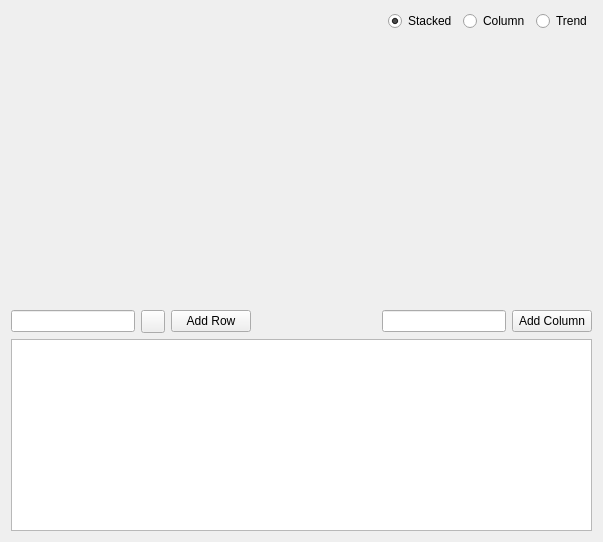
<?xml version="1.0" encoding="UTF-8"?>
<ui version="4.0">
 <class>MainWidget</class>
 <widget class="QWidget" name="MainWidget">
  <property name="geometry">
   <rect>
    <x>0</x>
    <y>0</y>
    <width>603</width>
    <height>542</height>
   </rect>
  </property>
  <property name="windowTitle">
   <string>MainWidget</string>
  </property>
  <layout class="QVBoxLayout" name="verticalLayout">
   <item>
    <layout class="QHBoxLayout" name="horizontalLayout_2">
     <item>
      <spacer name="horizontalSpacer_2">
       <property name="orientation">
        <enum>Qt::Horizontal</enum>
       </property>
       <property name="sizeHint" stdset="0">
        <size>
         <width>40</width>
         <height>20</height>
        </size>
       </property>
      </spacer>
     </item>
     <item>
      <widget class="QRadioButton" name="StackedButton">
       <property name="text">
        <string>Stacked</string>
       </property>
       <property name="checked">
        <bool>true</bool>
       </property>
      </widget>
     </item>
     <item>
      <widget class="QRadioButton" name="NearButton">
       <property name="text">
        <string>Column</string>
       </property>
      </widget>
     </item>
     <item>
      <widget class="QRadioButton" name="TrendButton">
       <property name="text">
        <string>Trend</string>
       </property>
      </widget>
     </item>
    </layout>
   </item>
   <item>
    <widget class="QSint::BarChartPlotter" name="BarPlot" native="true">
     <property name="sizePolicy">
      <sizepolicy hsizetype="Preferred" vsizetype="Expanding">
       <horstretch>0</horstretch>
       <verstretch>0</verstretch>
      </sizepolicy>
     </property>
    </widget>
   </item>
   <item>
    <layout class="QHBoxLayout" name="horizontalLayout">
     <item>
      <widget class="QLineEdit" name="ChannelName"/>
     </item>
     <item>
      <widget class="QSint::ColorButton" name="ChannelColorButton"/>
     </item>
     <item>
      <widget class="QPushButton" name="AddRowButton">
       <property name="text">
        <string>Add Row</string>
       </property>
      </widget>
     </item>
     <item>
      <spacer name="horizontalSpacer">
       <property name="orientation">
        <enum>Qt::Horizontal</enum>
       </property>
       <property name="sizeHint" stdset="0">
        <size>
         <width>40</width>
         <height>20</height>
        </size>
       </property>
      </spacer>
     </item>
     <item>
      <widget class="QLineEdit" name="ColumnName"/>
     </item>
     <item>
      <widget class="QPushButton" name="AddColumnButton">
       <property name="text">
        <string>Add Column</string>
       </property>
      </widget>
     </item>
    </layout>
   </item>
   <item>
    <widget class="QTableView" name="tableWidget">
     <property name="sizePolicy">
      <sizepolicy hsizetype="Expanding" vsizetype="Preferred">
       <horstretch>0</horstretch>
       <verstretch>0</verstretch>
      </sizepolicy>
     </property>
    </widget>
   </item>
  </layout>
 </widget>
 <layoutdefault spacing="6" margin="11"/>
 <customwidgets>
  <customwidget>
   <class>QSint::BarChartPlotter</class>
   <extends>QWidget</extends>
   <header location="global">QSintCharts</header>
   <container>1</container>
  </customwidget>
  <customwidget>
   <class>QSint::ColorButton</class>
   <extends>QToolButton</extends>
   <header>QSint</header>
  </customwidget>
 </customwidgets>
 <resources/>
 <connections/>
</ui>
